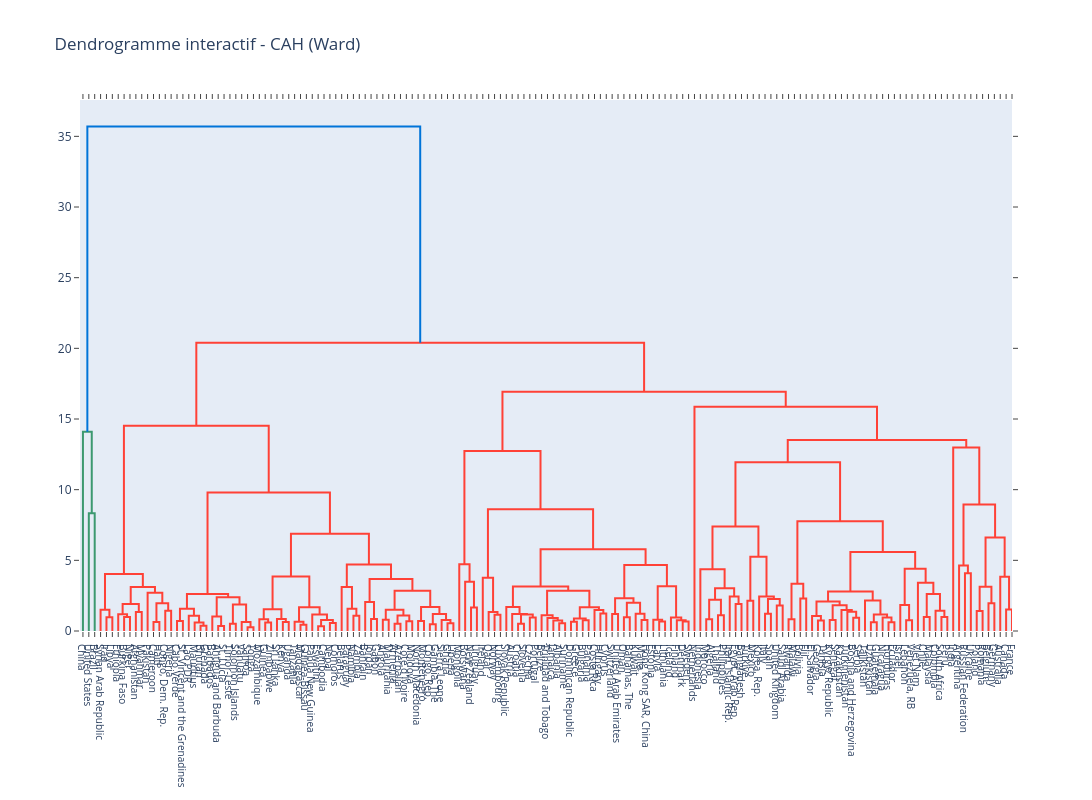

Source (notebook cell):
### Code cell
# Création du dendrogramme interactif
fig = ff.create_dendrogram(
    X_scaled,
    labels=donnees_acp["Country"].values,
    orientation='bottom',
    linkagefun=lambda x: linkage(x, method='ward')
)

# Taille du graphique
fig.update_layout(
    width=1400,
    height=800,
    title="Dendrogramme interactif - CAH (Ward)",
    xaxis=dict(tickfont=dict(size=10)),
)

fig.show()

### Figure 1 — Plotly figure (JSON) as saved in the notebook; plotly's stock layout.template omitted (floating-point values rounded to 4 significant figures; data arrays with more than 128 entries replaced by an {"elided": "..."} marker saying what was removed)
{"data": [{"hoverinfo": "text", "marker": {"color": "rgb(61,153,112)"}, "mode": "lines", "type": "scatter", "x": [15.0, 15.0, 25.0, 25.0], "xaxis": "x", "y": [0.0, 8.324, 8.324, 0.0], "yaxis": "y"}, {"hoverinfo": "text", "marker": {"color": "rgb(61,153,112)"}, "mode": "lines", "type": "scatter", "x": [5.0, 5.0, 20.0, 20.0], "xaxis": "x", "y": [0.0, 14.1, 14.1, 8.324], "yaxis": "y"}, {"hoverinfo": "text", "marker": {"color": "rgb(255,65,54)"}, "mode": "lines", "type": "scatter", "x": [45.0, 45.0, 55.0, 55.0], "xaxis": "x", "y": [0.0, 0.9681, 0.9681, 0.0], "yaxis": "y"}, {"hoverinfo": "text", "marker": {"color": "rgb(255,65,54)"}, "mode": "lines", "type": "scatter", "x": [35.0, 35.0, 50.0, 50.0], "xaxis": "x", "y": [0.0, 1.499, 1.499, 0.9681], "yaxis": "y"}, {"hoverinfo": "text", "marker": {"color": "rgb(255,65,54)"}, "mode": "lines", "type": "scatter", "x": [75.0, 75.0, 85.0, 85.0], "xaxis": "x", "y": [0.0, 0.982, 0.982, 0.0], "yaxis": "y"}, {"hoverinfo": "text", "marker": {"color": "rgb(255,65,54)"}, "mode": "lines", "type": "scatter", "x": [65.0, 65.0, 80.0, 80.0], "xaxis": "x", "y": [0.0, 1.19, 1.19, 0.982], "yaxis": "y"}, {"hoverinfo": "text", "marker": {"color": "rgb(255,65,54)"}, "mode": "lines", "type": "scatter", "x": [95.0, 95.0, 105.0, 105.0], "xaxis": "x", "y": [0.0, 1.346, 1.346, 0.0], "yaxis": "y"}, {"hoverinfo": "text", "marker": {"color": "rgb(255,65,54)"}, "mode": "lines", "type": "scatter", "x": [72.5, 72.5, 100.0, 100.0], "xaxis": "x", "y": [1.19, 1.905, 1.905, 1.346], "yaxis": "y"}, {"hoverinfo": "text", "marker": {"color": "rgb(255,65,54)"}, "mode": "lines", "type": "scatter", "x": [125.0, 125.0, 135.0, 135.0], "xaxis": "x", "y": [0.0, 0.6327, 0.6327, 0.0], "yaxis": "y"}, {"hoverinfo": "text", "marker": {"color": "rgb(255,65,54)"}, "mode": "lines", "type": "scatter", "x": [145.0, 145.0, 155.0, 155.0], "xaxis": "x", "y": [0.0, 1.44, 1.44, 0.0], "yaxis": "y"}, {"hoverinfo": "text", "marker": {"color": "rgb(255,65,54)"}, "mode": "lines", "type": "scatter", "x": [130.0, 130.0, 150.0, 150.0], "xaxis": "x", "y": [0.6327, 1.961, 1.961, 1.44], "yaxis": "y"}, {"hoverinfo": "text", "marker": {"color": "rgb(255,65,54)"}, "mode": "lines", "type": "scatter", "x": [115.0, 115.0, 140.0, 140.0], "xaxis": "x", "y": [0.0, 2.698, 2.698, 1.961], "yaxis": "y"}, {"hoverinfo": "text", "marker": {"color": "rgb(255,65,54)"}, "mode": "lines", "type": "scatter", "x": [86.25, 86.25, 127.5, 127.5], "xaxis": "x", "y": [1.905, 3.111, 3.111, 2.698], "yaxis": "y"}, {"hoverinfo": "text", "marker": {"color": "rgb(255,65,54)"}, "mode": "lines", "type": "scatter", "x": [42.5, 42.5, 106.9, 106.9], "xaxis": "x", "y": [1.499, 4.024, 4.024, 3.111], "yaxis": "y"}, {"hoverinfo": "text", "marker": {"color": "rgb(255,65,54)"}, "mode": "lines", "type": "scatter", "x": [165.0, 165.0, 175.0, 175.0], "xaxis": "x", "y": [0.0, 0.7151, 0.7151, 0.0], "yaxis": "y"}, {"hoverinfo": "text", "marker": {"color": "rgb(255,65,54)"}, "mode": "lines", "type": "scatter", "x": [205.0, 205.0, 215.0, 215.0], "xaxis": "x", "y": [0.0, 0.3649, 0.3649, 0.0], "yaxis": "y"}, {"hoverinfo": "text", "marker": {"color": "rgb(255,65,54)"}, "mode": "lines", "type": "scatter", "x": [195.0, 195.0, 210.0, 210.0], "xaxis": "x", "y": [0.0, 0.6059, 0.6059, 0.3649], "yaxis": "y"}, {"hoverinfo": "text", "marker": {"color": "rgb(255,65,54)"}, "mode": "lines", "type": "scatter", "x": [185.0, 185.0, 202.5, 202.5], "xaxis": "x", "y": [0.0, 1.085, 1.085, 0.6059], "yaxis": "y"}, {"hoverinfo": "text", "marker": {"color": "rgb(255,65,54)"}, "mode": "lines", "type": "scatter", "x": [170.0, 170.0, 193.8, 193.8], "xaxis": "x", "y": [0.7151, 1.576, 1.576, 1.085], "yaxis": "y"}, {"hoverinfo": "text", "marker": {"color": "rgb(255,65,54)"}, "mode": "lines", "type": "scatter", "x": [235.0, 235.0, 245.0, 245.0], "xaxis": "x", "y": [0.0, 0.36, 0.36, 0.0], "yaxis": "y"}, {"hoverinfo": "text", "marker": {"color": "rgb(255,65,54)"}, "mode": "lines", "type": "scatter", "x": [225.0, 225.0, 240.0, 240.0], "xaxis": "x", "y": [0.0, 1.017, 1.017, 0.36], "yaxis": "y"}, {"hoverinfo": "text", "marker": {"color": "rgb(255,65,54)"}, "mode": "lines", "type": "scatter", "x": [255.0, 255.0, 265.0, 265.0], "xaxis": "x", "y": [0.0, 0.5168, 0.5168, 0.0], "yaxis": "y"}, {"hoverinfo": "text", "marker": {"color": "rgb(255,65,54)"}, "mode": "lines", "type": "scatter", "x": [285.0, 285.0, 295.0, 295.0], "xaxis": "x", "y": [0.0, 0.2726, 0.2726, 0.0], "yaxis": "y"}, {"hoverinfo": "text", "marker": {"color": "rgb(255,65,54)"}, "mode": "lines", "type": "scatter", "x": [275.0, 275.0, 290.0, 290.0], "xaxis": "x", "y": [0.0, 0.628, 0.628, 0.2726], "yaxis": "y"}, {"hoverinfo": "text", "marker": {"color": "rgb(255,65,54)"}, "mode": "lines", "type": "scatter", "x": [260.0, 260.0, 282.5, 282.5], "xaxis": "x", "y": [0.5168, 1.869, 1.869, 0.628], "yaxis": "y"}, {"hoverinfo": "text", "marker": {"color": "rgb(255,65,54)"}, "mode": "lines", "type": "scatter", "x": [232.5, 232.5, 271.2, 271.2], "xaxis": "x", "y": [1.017, 2.385, 2.385, 1.869], "yaxis": "y"}, {"hoverinfo": "text", "marker": {"color": "rgb(255,65,54)"}, "mode": "lines", "type": "scatter", "x": [181.9, 181.9, 251.9, 251.9], "xaxis": "x", "y": [1.576, 2.61, 2.61, 2.385], "yaxis": "y"}, {"hoverinfo": "text", "marker": {"color": "rgb(255,65,54)"}, "mode": "lines", "type": "scatter", "x": [315.0, 315.0, 325.0, 325.0], "xaxis": "x", "y": [0.0, 0.6002, 0.6002, 0.0], "yaxis": "y"}, {"hoverinfo": "text", "marker": {"color": "rgb(255,65,54)"}, "mode": "lines", "type": "scatter", "x": [305.0, 305.0, 320.0, 320.0], "xaxis": "x", "y": [0.0, 0.8301, 0.8301, 0.6002], "yaxis": "y"}, {"hoverinfo": "text", "marker": {"color": "rgb(255,65,54)"}, "mode": "lines", "type": "scatter", "x": [345.0, 345.0, 355.0, 355.0], "xaxis": "x", "y": [0.0, 0.6344, 0.6344, 0.0], "yaxis": "y"}, {"hoverinfo": "text", "marker": {"color": "rgb(255,65,54)"}, "mode": "lines", "type": "scatter", "x": [335.0, 335.0, 350.0, 350.0], "xaxis": "x", "y": [0.0, 0.8435, 0.8435, 0.6344], "yaxis": "y"}, {"hoverinfo": "text", "marker": {"color": "rgb(255,65,54)"}, "mode": "lines", "type": "scatter", "x": [312.5, 312.5, 342.5, 342.5], "xaxis": "x", "y": [0.8301, 1.539, 1.539, 0.8435], "yaxis": "y"}, {"hoverinfo": "text", "marker": {"color": "rgb(255,65,54)"}, "mode": "lines", "type": "scatter", "x": [375.0, 375.0, 385.0, 385.0], "xaxis": "x", "y": [0.0, 0.4375, 0.4375, 0.0], "yaxis": "y"}, {"hoverinfo": "text", "marker": {"color": "rgb(255,65,54)"}, "mode": "lines", "type": "scatter", "x": [365.0, 365.0, 380.0, 380.0], "xaxis": "x", "y": [0.0, 0.6466, 0.6466, 0.4375], "yaxis": "y"}, {"hoverinfo": "text", "marker": {"color": "rgb(255,65,54)"}, "mode": "lines", "type": "scatter", "x": [405.0, 405.0, 415.0, 415.0], "xaxis": "x", "y": [0.0, 0.3352, 0.3352, 0.0], "yaxis": "y"}, {"hoverinfo": "text", "marker": {"color": "rgb(255,65,54)"}, "mode": "lines", "type": "scatter", "x": [425.0, 425.0, 435.0, 435.0], "xaxis": "x", "y": [0.0, 0.5713, 0.5713, 0.0], "yaxis": "y"}, {"hoverinfo": "text", "marker": {"color": "rgb(255,65,54)"}, "mode": "lines", "type": "scatter", "x": [410.0, 410.0, 430.0, 430.0], "xaxis": "x", "y": [0.3352, 0.7824, 0.7824, 0.5713], "yaxis": "y"}, {"hoverinfo": "text", "marker": {"color": "rgb(255,65,54)"}, "mode": "lines", "type": "scatter", "x": [395.0, 395.0, 420.0, 420.0], "xaxis": "x", "y": [0.0, 1.164, 1.164, 0.7824], "yaxis": "y"}, {"hoverinfo": "text", "marker": {"color": "rgb(255,65,54)"}, "mode": "lines", "type": "scatter", "x": [372.5, 372.5, 407.5, 407.5], "xaxis": "x", "y": [0.6466, 1.681, 1.681, 1.164], "yaxis": "y"}, {"hoverinfo": "text", "marker": {"color": "rgb(255,65,54)"}, "mode": "lines", "type": "scatter", "x": [327.5, 327.5, 390.0, 390.0], "xaxis": "x", "y": [1.539, 3.865, 3.865, 1.681], "yaxis": "y"}, {"hoverinfo": "text", "marker": {"color": "rgb(255,65,54)"}, "mode": "lines", "type": "scatter", "x": [465.0, 465.0, 475.0, 475.0], "xaxis": "x", "y": [0.0, 1.073, 1.073, 0.0], "yaxis": "y"}, {"hoverinfo": "text", "marker": {"color": "rgb(255,65,54)"}, "mode": "lines", "type": "scatter", "x": [455.0, 455.0, 470.0, 470.0], "xaxis": "x", "y": [0.0, 1.582, 1.582, 1.073], "yaxis": "y"}, {"hoverinfo": "text", "marker": {"color": "rgb(255,65,54)"}, "mode": "lines", "type": "scatter", "x": [445.0, 445.0, 462.5, 462.5], "xaxis": "x", "y": [0.0, 3.11, 3.11, 1.582], "yaxis": "y"}, {"hoverinfo": "text", "marker": {"color": "rgb(255,65,54)"}, "mode": "lines", "type": "scatter", "x": [495.0, 495.0, 505.0, 505.0], "xaxis": "x", "y": [0.0, 0.8525, 0.8525, 0.0], "yaxis": "y"}, {"hoverinfo": "text", "marker": {"color": "rgb(255,65,54)"}, "mode": "lines", "type": "scatter", "x": [485.0, 485.0, 500.0, 500.0], "xaxis": "x", "y": [0.0, 2.06, 2.06, 0.8525], "yaxis": "y"}, {"hoverinfo": "text", "marker": {"color": "rgb(255,65,54)"}, "mode": "lines", "type": "scatter", "x": [515.0, 515.0, 525.0, 525.0], "xaxis": "x", "y": [0.0, 0.7915, 0.7915, 0.0], "yaxis": "y"}, {"hoverinfo": "text", "marker": {"color": "rgb(255,65,54)"}, "mode": "lines", "type": "scatter", "x": [535.0, 535.0, 545.0, 545.0], "xaxis": "x", "y": [0.0, 0.5058, 0.5058, 0.0], "yaxis": "y"}, {"hoverinfo": "text", "marker": {"color": "rgb(255,65,54)"}, "mode": "lines", "type": "scatter", "x": [555.0, 555.0, 565.0, 565.0], "xaxis": "x", "y": [0.0, 0.6932, 0.6932, 0.0], "yaxis": "y"}, {"hoverinfo": "text", "marker": {"color": "rgb(255,65,54)"}, "mode": "lines", "type": "scatter", "x": [540.0, 540.0, 560.0, 560.0], "xaxis": "x", "y": [0.5058, 1.098, 1.098, 0.6932], "yaxis": "y"}, {"hoverinfo": "text", "marker": {"color": "rgb(255,65,54)"}, "mode": "lines", "type": "scatter", "x": [520.0, 520.0, 550.0, 550.0], "xaxis": "x", "y": [0.7915, 1.495, 1.495, 1.098], "yaxis": "y"}, {"hoverinfo": "text", "marker": {"color": "rgb(255,65,54)"}, "mode": "lines", "type": "scatter", "x": [575.0, 575.0, 585.0, 585.0], "xaxis": "x", "y": [0.0, 0.7045, 0.7045, 0.0], "yaxis": "y"}, {"hoverinfo": "text", "marker": {"color": "rgb(255,65,54)"}, "mode": "lines", "type": "scatter", "x": [595.0, 595.0, 605.0, 605.0], "xaxis": "x", "y": [0.0, 0.4845, 0.4845, 0.0], "yaxis": "y"}, {"hoverinfo": "text", "marker": {"color": "rgb(255,65,54)"}, "mode": "lines", "type": "scatter", "x": [625.0, 625.0, 635.0, 635.0], "xaxis": "x", "y": [0.0, 0.5402, 0.5402, 0.0], "yaxis": "y"}, {"hoverinfo": "text", "marker": {"color": "rgb(255,65,54)"}, "mode": "lines", "type": "scatter", "x": [615.0, 615.0, 630.0, 630.0], "xaxis": "x", "y": [0.0, 0.7814, 0.7814, 0.5402], "yaxis": "y"}, {"hoverinfo": "text", "marker": {"color": "rgb(255,65,54)"}, "mode": "lines", "type": "scatter", "x": [600.0, 600.0, 622.5, 622.5], "xaxis": "x", "y": [0.4845, 1.204, 1.204, 0.7814], "yaxis": "y"}, {"hoverinfo": "text", "marker": {"color": "rgb(255,65,54)"}, "mode": "lines", "type": "scatter", "x": [580.0, 580.0, 611.2, 611.2], "xaxis": "x", "y": [0.7045, 1.692, 1.692, 1.204], "yaxis": "y"}, {"hoverinfo": "text", "marker": {"color": "rgb(255,65,54)"}, "mode": "lines", "type": "scatter", "x": [535.0, 535.0, 595.6, 595.6], "xaxis": "x", "y": [1.495, 2.848, 2.848, 1.692], "yaxis": "y"}, {"hoverinfo": "text", "marker": {"color": "rgb(255,65,54)"}, "mode": "lines", "type": "scatter", "x": [492.5, 492.5, 565.3, 565.3], "xaxis": "x", "y": [2.06, 3.68, 3.68, 2.848], "yaxis": "y"}, {"hoverinfo": "text", "marker": {"color": "rgb(255,65,54)"}, "mode": "lines", "type": "scatter", "x": [453.8, 453.8, 528.9, 528.9], "xaxis": "x", "y": [3.11, 4.712, 4.712, 3.68], "yaxis": "y"}, {"hoverinfo": "text", "marker": {"color": "rgb(255,65,54)"}, "mode": "lines", "type": "scatter", "x": [358.8, 358.8, 491.3, 491.3], "xaxis": "x", "y": [3.865, 6.884, 6.884, 4.712], "yaxis": "y"}, {"hoverinfo": "text", "marker": {"color": "rgb(255,65,54)"}, "mode": "lines", "type": "scatter", "x": [216.9, 216.9, 425.0, 425.0], "xaxis": "x", "y": [2.61, 9.796, 9.796, 6.884], "yaxis": "y"}, {"hoverinfo": "text", "marker": {"color": "rgb(255,65,54)"}, "mode": "lines", "type": "scatter", "x": [74.69, 74.69, 321.0, 321.0], "xaxis": "x", "y": [4.024, 14.53, 14.53, 9.796], "yaxis": "y"}, {"hoverinfo": "text", "marker": {"color": "rgb(255,65,54)"}, "mode": "lines", "type": "scatter", "x": [665.0, 665.0, 675.0, 675.0], "xaxis": "x", "y": [0.0, 1.655, 1.655, 0.0], "yaxis": "y"}, {"hoverinfo": "text", "marker": {"color": "rgb(255,65,54)"}, "mode": "lines", "type": "scatter", "x": [655.0, 655.0, 670.0, 670.0], "xaxis": "x", "y": [0.0, 3.484, 3.484, 1.655], "yaxis": "y"}, {"hoverinfo": "text", "marker": {"color": "rgb(255,65,54)"}, "mode": "lines", "type": "scatter", "x": [645.0, 645.0, 662.5, 662.5], "xaxis": "x", "y": [0.0, 4.719, 4.719, 3.484], "yaxis": "y"}, {"hoverinfo": "text", "marker": {"color": "rgb(255,65,54)"}, "mode": "lines", "type": "scatter", "x": [705.0, 705.0, 715.0, 715.0], "xaxis": "x", "y": [0.0, 1.147, 1.147, 0.0], "yaxis": "y"}, {"hoverinfo": "text", "marker": {"color": "rgb(255,65,54)"}, "mode": "lines", "type": "scatter", "x": [695.0, 695.0, 710.0, 710.0], "xaxis": "x", "y": [0.0, 1.336, 1.336, 1.147], "yaxis": "y"}, {"hoverinfo": "text", "marker": {"color": "rgb(255,65,54)"}, "mode": "lines", "type": "scatter", "x": [685.0, 685.0, 702.5, 702.5], "xaxis": "x", "y": [0.0, 3.766, 3.766, 1.336], "yaxis": "y"}, {"hoverinfo": "text", "marker": {"color": "rgb(255,65,54)"}, "mode": "lines", "type": "scatter", "x": [745.0, 745.0, 755.0, 755.0], "xaxis": "x", "y": [0.0, 0.5134, 0.5134, 0.0], "yaxis": "y"}, {"hoverinfo": "text", "marker": {"color": "rgb(255,65,54)"}, "mode": "lines", "type": "scatter", "x": [765.0, 765.0, 775.0, 775.0], "xaxis": "x", "y": [0.0, 0.9607, 0.9607, 0.0], "yaxis": "y"}, {"hoverinfo": "text", "marker": {"color": "rgb(255,65,54)"}, "mode": "lines", "type": "scatter", "x": [750.0, 750.0, 770.0, 770.0], "xaxis": "x", "y": [0.5134, 1.169, 1.169, 0.9607], "yaxis": "y"}, {"hoverinfo": "text", "marker": {"color": "rgb(255,65,54)"}, "mode": "lines", "type": "scatter", "x": [735.0, 735.0, 760.0, 760.0], "xaxis": "x", "y": [0.0, 1.199, 1.199, 1.169], "yaxis": "y"}, {"hoverinfo": "text", "marker": {"color": "rgb(255,65,54)"}, "mode": "lines", "type": "scatter", "x": [725.0, 725.0, 747.5, 747.5], "xaxis": "x", "y": [0.0, 1.698, 1.698, 1.199], "yaxis": "y"}, {"hoverinfo": "text", "marker": {"color": "rgb(255,65,54)"}, "mode": "lines", "type": "scatter", "x": [815.0, 815.0, 825.0, 825.0], "xaxis": "x", "y": [0.0, 0.5419, 0.5419, 0.0], "yaxis": "y"}, {"hoverinfo": "text", "marker": {"color": "rgb(255,65,54)"}, "mode": "lines", "type": "scatter", "x": [805.0, 805.0, 820.0, 820.0], "xaxis": "x", "y": [0.0, 0.7381, 0.7381, 0.5419], "yaxis": "y"}, {"hoverinfo": "text", "marker": {"color": "rgb(255,65,54)"}, "mode": "lines", "type": "scatter", "x": [795.0, 795.0, 812.5, 812.5], "xaxis": "x", "y": [0.0, 0.9147, 0.9147, 0.7381], "yaxis": "y"}, {"hoverinfo": "text", "marker": {"color": "rgb(255,65,54)"}, "mode": "lines", "type": "scatter", "x": [785.0, 785.0, 803.8, 803.8], "xaxis": "x", "y": [0.0, 1.111, 1.111, 0.9147], "yaxis": "y"}, {"hoverinfo": "text", "marker": {"color": "rgb(255,65,54)"}, "mode": "lines", "type": "scatter", "x": [835.0, 835.0, 845.0, 845.0], "xaxis": "x", "y": [0.0, 0.6483, 0.6483, 0.0], "yaxis": "y"}, {"hoverinfo": "text", "marker": {"color": "rgb(255,65,54)"}, "mode": "lines", "type": "scatter", "x": [855.0, 855.0, 865.0, 865.0], "xaxis": "x", "y": [0.0, 0.7605, 0.7605, 0.0], "yaxis": "y"}, {"hoverinfo": "text", "marker": {"color": "rgb(255,65,54)"}, "mode": "lines", "type": "scatter", "x": [840.0, 840.0, 860.0, 860.0], "xaxis": "x", "y": [0.6483, 0.8842, 0.8842, 0.7605], "yaxis": "y"}, {"hoverinfo": "text", "marker": {"color": "rgb(255,65,54)"}, "mode": "lines", "type": "scatter", "x": [885.0, 885.0, 895.0, 895.0], "xaxis": "x", "y": [0.0, 1.244, 1.244, 0.0], "yaxis": "y"}, {"hoverinfo": "text", "marker": {"color": "rgb(255,65,54)"}, "mode": "lines", "type": "scatter", "x": [875.0, 875.0, 890.0, 890.0], "xaxis": "x", "y": [0.0, 1.491, 1.491, 1.244], "yaxis": "y"}, {"hoverinfo": "text", "marker": {"color": "rgb(255,65,54)"}, "mode": "lines", "type": "scatter", "x": [850.0, 850.0, 882.5, 882.5], "xaxis": "x", "y": [0.8842, 1.681, 1.681, 1.491], "yaxis": "y"}, {"hoverinfo": "text", "marker": {"color": "rgb(255,65,54)"}, "mode": "lines", "type": "scatter", "x": [794.4, 794.4, 866.2, 866.2], "xaxis": "x", "y": [1.111, 2.845, 2.845, 1.681], "yaxis": "y"}, {"hoverinfo": "text", "marker": {"color": "rgb(255,65,54)"}, "mode": "lines", "type": "scatter", "x": [736.2, 736.2, 830.3, 830.3], "xaxis": "x", "y": [1.698, 3.147, 3.147, 2.845], "yaxis": "y"}, {"hoverinfo": "text", "marker": {"color": "rgb(255,65,54)"}, "mode": "lines", "type": "scatter", "x": [905.0, 905.0, 915.0, 915.0], "xaxis": "x", "y": [0.0, 1.21, 1.21, 0.0], "yaxis": "y"}, {"hoverinfo": "text", "marker": {"color": "rgb(255,65,54)"}, "mode": "lines", "type": "scatter", "x": [925.0, 925.0, 935.0, 935.0], "xaxis": "x", "y": [0.0, 0.9669, 0.9669, 0.0], "yaxis": "y"}, {"hoverinfo": "text", "marker": {"color": "rgb(255,65,54)"}, "mode": "lines", "type": "scatter", "x": [955.0, 955.0, 965.0, 965.0], "xaxis": "x", "y": [0.0, 0.7699, 0.7699, 0.0], "yaxis": "y"}, {"hoverinfo": "text", "marker": {"color": "rgb(255,65,54)"}, "mode": "lines", "type": "scatter", "x": [945.0, 945.0, 960.0, 960.0], "xaxis": "x", "y": [0.0, 1.212, 1.212, 0.7699], "yaxis": "y"}, {"hoverinfo": "text", "marker": {"color": "rgb(255,65,54)"}, "mode": "lines", "type": "scatter", "x": [930.0, 930.0, 952.5, 952.5], "xaxis": "x", "y": [0.9669, 2.005, 2.005, 1.212], "yaxis": "y"}, {"hoverinfo": "text", "marker": {"color": "rgb(255,65,54)"}, "mode": "lines", "type": "scatter", "x": [910.0, 910.0, 941.2, 941.2], "xaxis": "x", "y": [1.21, 2.32, 2.32, 2.005], "yaxis": "y"}, {"hoverinfo": "text", "marker": {"color": "rgb(255,65,54)"}, "mode": "lines", "type": "scatter", "x": [985.0, 985.0, 995.0, 995.0], "xaxis": "x", "y": [0.0, 0.6675, 0.6675, 0.0], "yaxis": "y"}, {"hoverinfo": "text", "marker": {"color": "rgb(255,65,54)"}, "mode": "lines", "type": "scatter", "x": [975.0, 975.0, 990.0, 990.0], "xaxis": "x", "y": [0.0, 0.7995, 0.7995, 0.6675], "yaxis": "y"}, {"hoverinfo": "text", "marker": {"color": "rgb(255,65,54)"}, "mode": "lines", "type": "scatter", "x": [1025.0, 1025.0, 1035.0, 1035.0], "xaxis": "x", "y": [0.0, 0.6789, 0.6789, 0.0], "yaxis": "y"}, {"hoverinfo": "text", "marker": {"color": "rgb(255,65,54)"}, "mode": "lines", "type": "scatter", "x": [1015.0, 1015.0, 1030.0, 1030.0], "xaxis": "x", "y": [0.0, 0.7584, 0.7584, 0.6789], "yaxis": "y"}, {"hoverinfo": "text", "marker": {"color": "rgb(255,65,54)"}, "mode": "lines", "type": "scatter", "x": [1005.0, 1005.0, 1022.0, 1022.0], "xaxis": "x", "y": [0.0, 0.9606, 0.9606, 0.7584], "yaxis": "y"}, {"hoverinfo": "text", "marker": {"color": "rgb(255,65,54)"}, "mode": "lines", "type": "scatter", "x": [982.5, 982.5, 1014.0, 1014.0], "xaxis": "x", "y": [0.7995, 3.169, 3.169, 0.9606], "yaxis": "y"}, {"hoverinfo": "text", "marker": {"color": "rgb(255,65,54)"}, "mode": "lines", "type": "scatter", "x": [925.6, 925.6, 998.1, 998.1], "xaxis": "x", "y": [2.32, 4.676, 4.676, 3.169], "yaxis": "y"}, {"hoverinfo": "text", "marker": {"color": "rgb(255,65,54)"}, "mode": "lines", "type": "scatter", "x": [783.3, 783.3, 961.9, 961.9], "xaxis": "x", "y": [3.147, 5.791, 5.791, 4.676], "yaxis": "y"}, {"hoverinfo": "text", "marker": {"color": "rgb(255,65,54)"}, "mode": "lines", "type": "scatter", "x": [693.8, 693.8, 872.6, 872.6], "xaxis": "x", "y": [3.766, 8.619, 8.619, 5.791], "yaxis": "y"}, {"hoverinfo": "text", "marker": {"color": "rgb(255,65,54)"}, "mode": "lines", "type": "scatter", "x": [653.8, 653.8, 783.2, 783.2], "xaxis": "x", "y": [4.719, 12.73, 12.73, 8.619], "yaxis": "y"}, {"hoverinfo": "text", "marker": {"color": "rgb(255,65,54)"}, "mode": "lines", "type": "scatter", "x": [1065.0, 1065.0, 1075.0, 1075.0], "xaxis": "x", "y": [0.0, 0.8315, 0.8315, 0.0], "yaxis": "y"}, {"hoverinfo": "text", "marker": {"color": "rgb(255,65,54)"}, "mode": "lines", "type": "scatter", "x": [1085.0, 1085.0, 1095.0, 1095.0], "xaxis": "x", "y": [0.0, 1.11, 1.11, 0.0], "yaxis": "y"}, {"hoverinfo": "text", "marker": {"color": "rgb(255,65,54)"}, "mode": "lines", "type": "scatter", "x": [1070.0, 1070.0, 1090.0, 1090.0], "xaxis": "x", "y": [0.8315, 2.206, 2.206, 1.11], "yaxis": "y"}, {"hoverinfo": "text", "marker": {"color": "rgb(255,65,54)"}, "mode": "lines", "type": "scatter", "x": [1115.0, 1115.0, 1125.0, 1125.0], "xaxis": "x", "y": [0.0, 1.906, 1.906, 0.0], "yaxis": "y"}, {"hoverinfo": "text", "marker": {"color": "rgb(255,65,54)"}, "mode": "lines", "type": "scatter", "x": [1105.0, 1105.0, 1120.0, 1120.0], "xaxis": "x", "y": [0.0, 2.433, 2.433, 1.906], "yaxis": "y"}, {"hoverinfo": "text", "marker": {"color": "rgb(255,65,54)"}, "mode": "lines", "type": "scatter", "x": [1080.0, 1080.0, 1112.0, 1112.0], "xaxis": "x", "y": [2.206, 3.021, 3.021, 2.433], "yaxis": "y"}, {"hoverinfo": "text", "marker": {"color": "rgb(255,65,54)"}, "mode": "lines", "type": "scatter", "x": [1055.0, 1055.0, 1096.0, 1096.0], "xaxis": "x", "y": [0.0, 4.366, 4.366, 3.021], "yaxis": "y"}, {"hoverinfo": "text", "marker": {"color": "rgb(255,65,54)"}, "mode": "lines", "type": "scatter", "x": [1135.0, 1135.0, 1145.0, 1145.0], "xaxis": "x", "y": [0.0, 2.144, 2.144, 0.0], "yaxis": "y"}, {"hoverinfo": "text", "marker": {"color": "rgb(255,65,54)"}, "mode": "lines", "type": "scatter", "x": [1165.0, 1165.0, 1175.0, 1175.0], "xaxis": "x", "y": [0.0, 1.227, 1.227, 0.0], "yaxis": "y"}, {"hoverinfo": "text", "marker": {"color": "rgb(255,65,54)"}, "mode": "lines", "type": "scatter", "x": [1185.0, 1185.0, 1195.0, 1195.0], "xaxis": "x", "y": [0.0, 1.811, 1.811, 0.0], "yaxis": "y"}, {"hoverinfo": "text", "marker": {"color": "rgb(255,65,54)"}, "mode": "lines", "type": "scatter", "x": [1170.0, 1170.0, 1190.0, 1190.0], "xaxis": "x", "y": [1.227, 2.266, 2.266, 1.811], "yaxis": "y"}, {"hoverinfo": "text", "marker": {"color": "rgb(255,65,54)"}, "mode": "lines", "type": "scatter", "x": [1155.0, 1155.0, 1180.0, 1180.0], "xaxis": "x", "y": [0.0, 2.441, 2.441, 2.266], "yaxis": "y"}, {"hoverinfo": "text", "marker": {"color": "rgb(255,65,54)"}, "mode": "lines", "type": "scatter", "x": [1140.0, 1140.0, 1168.0, 1168.0], "xaxis": "x", "y": [2.144, 5.253, 5.253, 2.441], "yaxis": "y"}, {"hoverinfo": "text", "marker": {"color": "rgb(255,65,54)"}, "mode": "lines", "type": "scatter", "x": [1076.0, 1076.0, 1154.0, 1154.0], "xaxis": "x", "y": [4.366, 7.395, 7.395, 5.253], "yaxis": "y"}, {"hoverinfo": "text", "marker": {"color": "rgb(255,65,54)"}, "mode": "lines", "type": "scatter", "x": [1205.0, 1205.0, 1215.0, 1215.0], "xaxis": "x", "y": [0.0, 0.8229, 0.8229, 0.0], "yaxis": "y"}, {"hoverinfo": "text", "marker": {"color": "rgb(255,65,54)"}, "mode": "lines", "type": "scatter", "x": [1225.0, 1225.0, 1235.0, 1235.0], "xaxis": "x", "y": [0.0, 2.293, 2.293, 0.0], "yaxis": "y"}, {"hoverinfo": "text", "marker": {"color": "rgb(255,65,54)"}, "mode": "lines", "type": "scatter", "x": [1210.0, 1210.0, 1230.0, 1230.0], "xaxis": "x", "y": [0.8229, 3.348, 3.348, 2.293], "yaxis": "y"}, {"hoverinfo": "text", "marker": {"color": "rgb(255,65,54)"}, "mode": "lines", "type": "scatter", "x": [1255.0, 1255.0, 1265.0, 1265.0], "xaxis": "x", "y": [0.0, 0.7409, 0.7409, 0.0], "yaxis": "y"}, {"hoverinfo": "text", "marker": {"color": "rgb(255,65,54)"}, "mode": "lines", "type": "scatter", "x": [1245.0, 1245.0, 1260.0, 1260.0], "xaxis": "x", "y": [0.0, 1.062, 1.062, 0.7409], "yaxis": "y"}, {"hoverinfo": "text", "marker": {"color": "rgb(255,65,54)"}, "mode": "lines", "type": "scatter", "x": [1275.0, 1275.0, 1285.0, 1285.0], "xaxis": "x", "y": [0.0, 0.7739, 0.7739, 0.0], "yaxis": "y"}, {"hoverinfo": "text", "marker": {"color": "rgb(255,65,54)"}, "mode": "lines", "type": "scatter", "x": [1315.0, 1315.0, 1325.0, 1325.0], "xaxis": "x", "y": [0.0, 0.9445, 0.9445, 0.0], "yaxis": "y"}, {"hoverinfo": "text", "marker": {"color": "rgb(255,65,54)"}, "mode": "lines", "type": "scatter", "x": [1305.0, 1305.0, 1320.0, 1320.0], "xaxis": "x", "y": [0.0, 1.362, 1.362, 0.9445], "yaxis": "y"}, {"hoverinfo": "text", "marker": {"color": "rgb(255,65,54)"}, "mode": "lines", "type": "scatter", "x": [1295.0, 1295.0, 1312.0, 1312.0], "xaxis": "x", "y": [0.0, 1.489, 1.489, 1.362], "yaxis": "y"}, {"hoverinfo": "text", "marker": {"color": "rgb(255,65,54)"}, "mode": "lines", "type": "scatter", "x": [1280.0, 1280.0, 1304.0, 1304.0], "xaxis": "x", "y": [0.7739, 1.83, 1.83, 1.489], "yaxis": "y"}, {"hoverinfo": "text", "marker": {"color": "rgb(255,65,54)"}, "mode": "lines", "type": "scatter", "x": [1252.0, 1252.0, 1292.0, 1292.0], "xaxis": "x", "y": [1.062, 2.09, 2.09, 1.83], "yaxis": "y"}, {"hoverinfo": "text", "marker": {"color": "rgb(255,65,54)"}, "mode": "lines", "type": "scatter", "x": [1345.0, 1345.0, 1355.0, 1355.0], "xaxis": "x", "y": [0.0, 0.623, 0.623, 0.0], "yaxis": "y"}, {"hoverinfo": "text", "marker": {"color": "rgb(255,65,54)"}, "mode": "lines", "type": "scatter", "x": [1375.0, 1375.0, 1385.0, 1385.0], "xaxis": "x", "y": [0.0, 0.6179, 0.6179, 0.0], "yaxis": "y"}, {"hoverinfo": "text", "marker": {"color": "rgb(255,65,54)"}, "mode": "lines", "type": "scatter", "x": [1365.0, 1365.0, 1380.0, 1380.0], "xaxis": "x", "y": [0.0, 0.9555, 0.9555, 0.6179], "yaxis": "y"}, {"hoverinfo": "text", "marker": {"color": "rgb(255,65,54)"}, "mode": "lines", "type": "scatter", "x": [1350.0, 1350.0, 1372.0, 1372.0], "xaxis": "x", "y": [0.623, 1.165, 1.165, 0.9555], "yaxis": "y"}, {"hoverinfo": "text", "marker": {"color": "rgb(255,65,54)"}, "mode": "lines", "type": "scatter", "x": [1335.0, 1335.0, 1361.0, 1361.0], "xaxis": "x", "y": [0.0, 2.156, 2.156, 1.165], "yaxis": "y"}, {"hoverinfo": "text", "marker": {"color": "rgb(255,65,54)"}, "mode": "lines", "type": "scatter", "x": [1272.0, 1272.0, 1348.0, 1348.0], "xaxis": "x", "y": [2.09, 2.792, 2.792, 2.156], "yaxis": "y"}, {"hoverinfo": "text", "marker": {"color": "rgb(255,65,54)"}, "mode": "lines", "type": "scatter", "x": [1405.0, 1405.0, 1415.0, 1415.0], "xaxis": "x", "y": [0.0, 0.7625, 0.7625, 0.0], "yaxis": "y"}, {"hoverinfo": "text", "marker": {"color": "rgb(255,65,54)"}, "mode": "lines", "type": "scatter", "x": [1395.0, 1395.0, 1410.0, 1410.0], "xaxis": "x", "y": [0.0, 1.837, 1.837, 0.7625], "yaxis": "y"}, {"hoverinfo": "text", "marker": {"color": "rgb(255,65,54)"}, "mode": "lines", "type": "scatter", "x": [1435.0, 1435.0, 1445.0, 1445.0], "xaxis": "x", "y": [0.0, 0.9848, 0.9848, 0.0], "yaxis": "y"}, {"hoverinfo": "text", "marker": {"color": "rgb(255,65,54)"}, "mode": "lines", "type": "scatter", "x": [1465.0, 1465.0, 1475.0, 1475.0], "xaxis": "x", "y": [0.0, 0.9985, 0.9985, 0.0], "yaxis": "y"}, {"hoverinfo": "text", "marker": {"color": "rgb(255,65,54)"}, "mode": "lines", "type": "scatter", "x": [1455.0, 1455.0, 1470.0, 1470.0], "xaxis": "x", "y": [0.0, 1.434, 1.434, 0.9985], "yaxis": "y"}, {"hoverinfo": "text", "marker": {"color": "rgb(255,65,54)"}, "mode": "lines", "type": "scatter", "x": [1440.0, 1440.0, 1462.0, 1462.0], "xaxis": "x", "y": [0.9848, 2.614, 2.614, 1.434], "yaxis": "y"}, {"hoverinfo": "text", "marker": {"color": "rgb(255,65,54)"}, "mode": "lines", "type": "scatter", "x": [1425.0, 1425.0, 1451.0, 1451.0], "xaxis": "x", "y": [0.0, 3.422, 3.422, 2.614], "yaxis": "y"}, {"hoverinfo": "text", "marker": {"color": "rgb(255,65,54)"}, "mode": "lines", "type": "scatter", "x": [1402.0, 1402.0, 1438.0, 1438.0], "xaxis": "x", "y": [1.837, 4.405, 4.405, 3.422], "yaxis": "y"}, {"hoverinfo": "text", "marker": {"color": "rgb(255,65,54)"}, "mode": "lines", "type": "scatter", "x": [1310.0, 1310.0, 1420.0, 1420.0], "xaxis": "x", "y": [2.792, 5.581, 5.581, 4.405], "yaxis": "y"}, {"hoverinfo": "text", "marker": {"color": "rgb(255,65,54)"}, "mode": "lines", "type": "scatter", "x": [1220.0, 1220.0, 1365.0, 1365.0], "xaxis": "x", "y": [3.348, 7.774, 7.774, 5.581], "yaxis": "y"}, {"hoverinfo": "text", "marker": {"color": "rgb(255,65,54)"}, "mode": "lines", "type": "scatter", "x": [1115.0, 1115.0, 1293.0, 1293.0], "xaxis": "x", "y": [7.395, 11.95, 11.95, 7.774], "yaxis": "y"}, {"hoverinfo": "text", "marker": {"color": "rgb(255,65,54)"}, "mode": "lines", "type": "scatter", "x": [1505.0, 1505.0, 1515.0, 1515.0], "xaxis": "x", "y": [0.0, 4.09, 4.09, 0.0], "yaxis": "y"}, {"hoverinfo": "text", "marker": {"color": "rgb(255,65,54)"}, "mode": "lines", "type": "scatter", "x": [1495.0, 1495.0, 1510.0, 1510.0], "xaxis": "x", "y": [0.0, 4.639, 4.639, 4.09], "yaxis": "y"}, {"hoverinfo": "text", "marker": {"color": "rgb(255,65,54)"}, "mode": "lines", "type": "scatter", "x": [1525.0, 1525.0, 1535.0, 1535.0], "xaxis": "x", "y": [0.0, 1.412, 1.412, 0.0], "yaxis": "y"}, {"hoverinfo": "text", "marker": {"color": "rgb(255,65,54)"}, "mode": "lines", "type": "scatter", "x": [1545.0, 1545.0, 1555.0, 1555.0], "xaxis": "x", "y": [0.0, 1.961, 1.961, 0.0], "yaxis": "y"}, {"hoverinfo": "text", "marker": {"color": "rgb(255,65,54)"}, "mode": "lines", "type": "scatter", "x": [1530.0, 1530.0, 1550.0, 1550.0], "xaxis": "x", "y": [1.412, 3.126, 3.126, 1.961], "yaxis": "y"}, {"hoverinfo": "text", "marker": {"color": "rgb(255,65,54)"}, "mode": "lines", "type": "scatter", "x": [1575.0, 1575.0, 1585.0, 1585.0], "xaxis": "x", "y": [0.0, 1.526, 1.526, 0.0], "yaxis": "y"}, {"hoverinfo": "text", "marker": {"color": "rgb(255,65,54)"}, "mode": "lines", "type": "scatter", "x": [1565.0, 1565.0, 1580.0, 1580.0], "xaxis": "x", "y": [0.0, 3.836, 3.836, 1.526], "yaxis": "y"}, {"hoverinfo": "text", "marker": {"color": "rgb(255,65,54)"}, "mode": "lines", "type": "scatter", "x": [1540.0, 1540.0, 1572.0, 1572.0], "xaxis": "x", "y": [3.126, 6.621, 6.621, 3.836], "yaxis": "y"}, {"hoverinfo": "text", "marker": {"color": "rgb(255,65,54)"}, "mode": "lines", "type": "scatter", "x": [1502.0, 1502.0, 1556.0, 1556.0], "xaxis": "x", "y": [4.639, 8.946, 8.946, 6.621], "yaxis": "y"}, {"hoverinfo": "text", "marker": {"color": "rgb(255,65,54)"}, "mode": "lines", "type": "scatter", "x": [1485.0, 1485.0, 1529.0, 1529.0], "xaxis": "x", "y": [0.0, 12.98, 12.98, 8.946], "yaxis": "y"}, {"hoverinfo": "text", "marker": {"color": "rgb(255,65,54)"}, "mode": "lines", "type": "scatter", "x": [1204.0, 1204.0, 1507.0, 1507.0], "xaxis": "x", "y": [11.95, 13.52, 13.52, 12.98], "yaxis": "y"}, {"hoverinfo": "text", "marker": {"color": "rgb(255,65,54)"}, "mode": "lines", "type": "scatter", "x": [1045.0, 1045.0, 1355.0, 1355.0], "xaxis": "x", "y": [0.0, 15.87, 15.87, 13.52], "yaxis": "y"}, {"hoverinfo": "text", "marker": {"color": "rgb(255,65,54)"}, "mode": "lines", "type": "scatter", "x": [718.5, 718.5, 1200.0, 1200.0], "xaxis": "x", "y": [12.73, 16.92, 16.92, 15.87], "yaxis": "y"}, {"hoverinfo": "text", "marker": {"color": "rgb(255,65,54)"}, "mode": "lines", "type": "scatter", "x": [197.8, 197.8, 959.3, 959.3], "xaxis": "x", "y": [14.53, 20.39, 20.39, 16.92], "yaxis": "y"}, {"hoverinfo": "text", "marker": {"color": "rgb(0,116,217)"}, "mode": "lines", "type": "scatter", "x": [12.5, 12.5, 578.6, 578.6], "xaxis": "x", "y": [14.1, 35.69, 35.69, 20.39], "yaxis": "y"}], "layout": {"autosize": false, "height": 800, "hovermode": "closest", "showlegend": false, "title": {"text": "Dendrogramme interactif - CAH (Ward)"}, "width": 1400, "xaxis": {"mirror": "allticks", "rangemode": "tozero", "showgrid": false, "showline": true, "showticklabels": true, "tickfont": {"size": 10}, "tickmode": "array", "ticks": "outside", "ticktext": {"elided": "159 str values"}, "tickvals": {"elided": "159 int values"}, "type": "linear", "zeroline": false}, "yaxis": {"mirror": "allticks", "rangemode": "tozero", "showgrid": false, "showline": true, "showticklabels": true, "ticks": "outside", "type": "linear", "zeroline": false}}}
